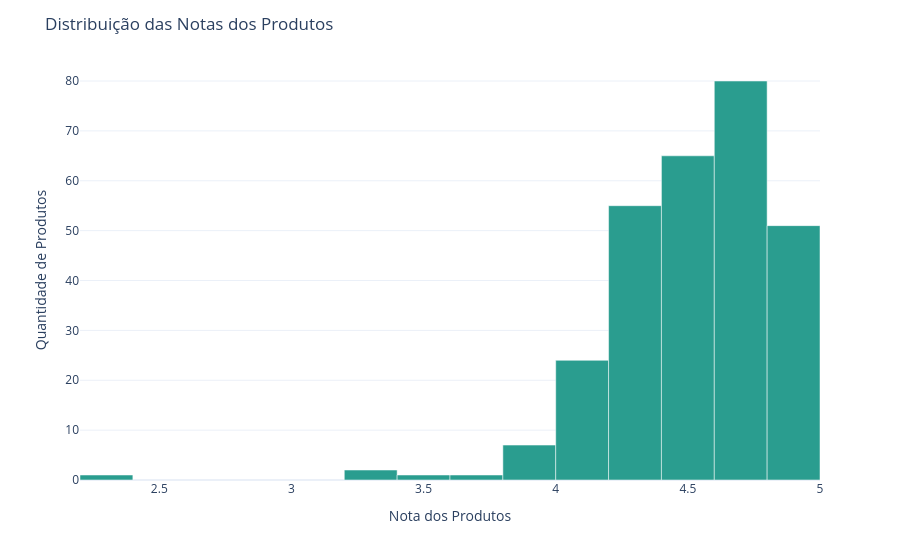

Notebook code for this chart:
### Markdown cell above
### Visualização dos gráficos

Após importar as funções do módulo `graficos.py`, iniciaremos a visualização das sete representações gráficas utilizando o método `fig.show()`.

Essa abordagem permite gerar os gráficos diretamente no Jupyter Notebook, reutilizando as funções desenvolvidas anteriormente.

### Code cell
# Gráfico de Histograma — Distribuição das Notas
fig1 = cria_grafico_histograma(df)
fig1.show()

### Figure 1 — Plotly figure (JSON) as saved in the notebook; plotly's stock layout.template omitted (floating-point values rounded to 4 significant figures; data arrays with more than 128 entries replaced by an {"elided": "..."} marker saying what was removed)
{"data": [{"bingroup": "x", "hovertemplate": "Nota=%{x}<br>count=%{y}<extra></extra>", "legendgroup": "", "marker": {"color": "#2A9D8F", "pattern": {"shape": ""}, "line": {"color": "white", "width": 0.5}}, "name": "", "nbinsx": 20, "orientation": "v", "showlegend": false, "x": {"elided": "295 float values"}, "xaxis": "x", "yaxis": "y", "type": "histogram"}], "layout": {"xaxis": {"anchor": "y", "domain": [0.0, 1.0], "title": {"text": "Nota dos Produtos"}}, "yaxis": {"anchor": "x", "domain": [0.0, 1.0], "title": {"text": "Quantidade de Produtos"}}, "legend": {"tracegroupgap": 0}, "margin": {"t": 60}, "barmode": "relative", "title": {"text": "Distribuição das Notas dos Produtos"}}}
